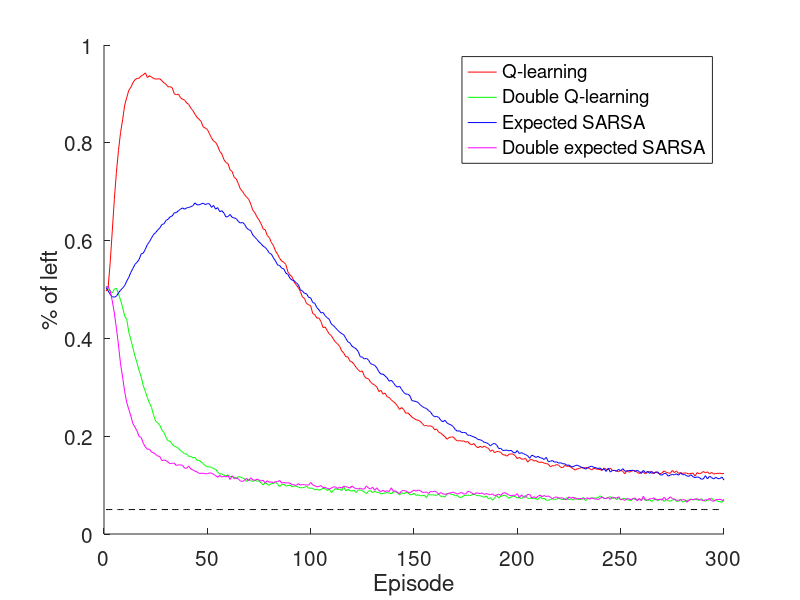

Write MATLAB code to recreate this figure.
close all;
clear;
rng(0);

N = 10;
Problem = struct('N', N, 'Mean', -0.1 * ones(N, 1), 'STD', ones(N, 1), 'gamma', 1);
Policy = struct('Name', 'EpsGreedy', 'eps', 0.1);

Q_dict = struct('s', 0, 'a', 0, 'Val', 0, 'Count', 0, 'Q0', 0);
alpha = 0.1;
RunNum = 10000;
EpisodeNum = 300;

if ~exist('Simulated.Results.mat', 'file')
    for SimID = 1:4
        FirstMove_list = zeros(RunNum, EpisodeNum);
        tStart = tic;
        for Run = 1:RunNum
            switch SimID
                case 1
                    Agent = struct('LearningMethod', 'Q-learning', 'Q_dict', Q_dict, 'alpha', alpha);
                case 2
                    Agent = struct('LearningMethod', 'Double Q-learning', 'Q1_dict', Q_dict, 'Q2_dict', Q_dict, 'alpha', alpha);
                case 3
                    Agent = struct('LearningMethod', 'Expected SARSA', 'Q_dict', Q_dict, 'alpha', alpha);
                case 4
                    Agent = struct('LearningMethod', 'Double expected SARSA', 'Q1_dict', Q_dict, 'Q2_dict', Q_dict, 'alpha', alpha);
            end
            for Episode = 1:EpisodeNum
                [~, a_history, ~, Agent] = OneEpisode(StateIndex('A'), Problem, Policy, Agent);
                FirstMove_list(Run, Episode) = a_history(1);
            end
            if mod(Run, 100) == 0
                tElapse = toc(tStart);
                display(sprintf('%d/%d runs processed, elapsed time: %.1fs', Run, RunNum, tElapse));
            end
        end
        switch SimID
            case 1
                LeftProbability_Q = mean(double(FirstMove_list == 1), 1);
            case 2
                LeftProbability_2Q = mean(double(FirstMove_list == 1), 1);
            case 3
                LeftProbability_ES = mean(double(FirstMove_list == 1), 1);
            case 4
                LeftProbability_2ES = mean(double(FirstMove_list == 1), 1);
        end
    end
    save('Simulated.Results.mat', 'LeftProbability_Q', 'LeftProbability_2Q', 'LeftProbability_ES', 'LeftProbability_2ES');
else
    load('Simulated.Results.mat');
end

figure('Position', [300 200 600 400]); hold on;
plot(LeftProbability_Q, 'Color', 'r');
plot(LeftProbability_2Q, 'Color', 'g');
plot(LeftProbability_ES, 'Color', 'b');
plot(LeftProbability_2ES, 'Color', 'm');
plot(1:EpisodeNum, Policy.eps / 2 * ones(1, EpisodeNum), 'k--');
xlabel('Episode');
ylabel('% of left');
legend('Q-learning', 'Double Q-learning', 'Expected SARSA', 'Double expected SARSA', 'Location', 'NorthEast');
set(gca, 'FontSize', 15);